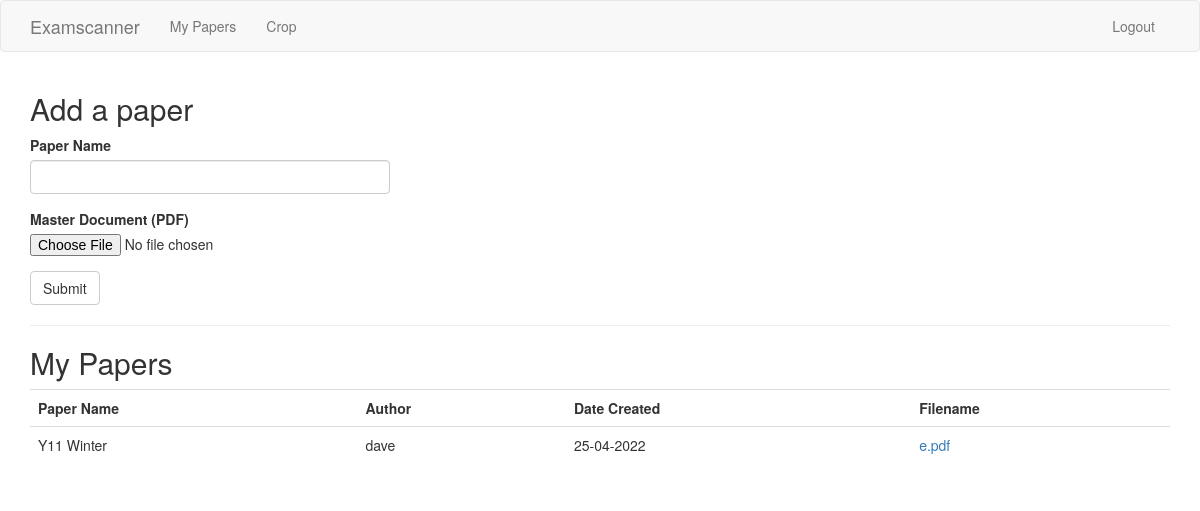
Page /user/dave (signed in) on the earlier database version.
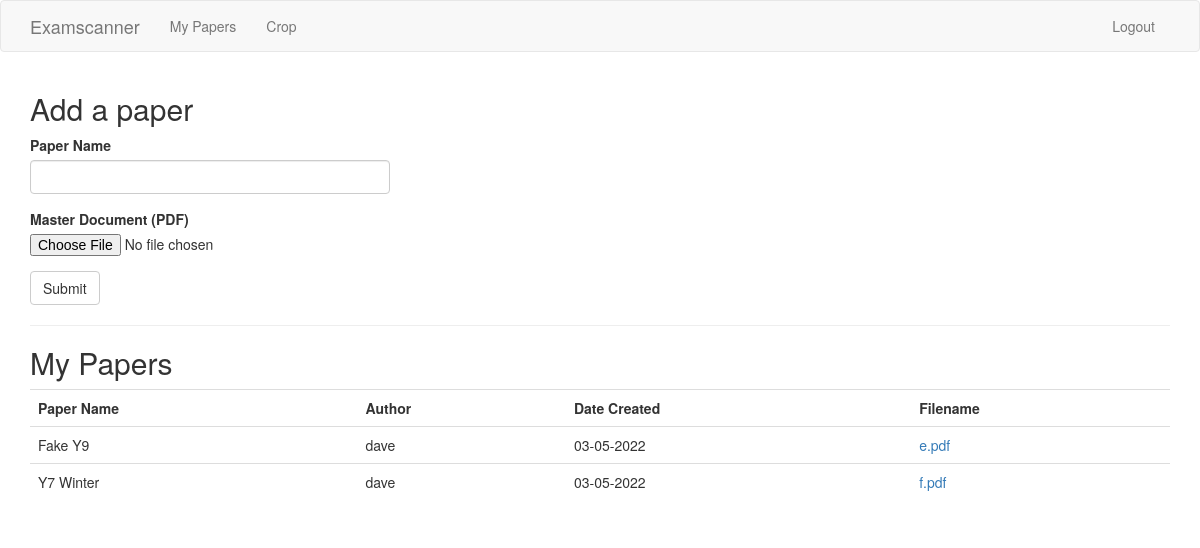
Same page on the later database version.
### app/models.py (models this page shows, shortened)
class Paper(db.Model):
    id = db.Column(db.Integer, primary_key=True)
    paper_name = db.Column(db.String(140))
    filename = db.Column(db.String(300))
    created_time = db.Column(db.DateTime, index=True, default=datetime.utcnow)
    user_id = db.Column(db.Integer, db.ForeignKey('user.id'))

class User(UserMixin, db.Model):
    id = db.Column(db.Integer, primary_key=True)
    username = db.Column(db.String(64), index=True, unique=True)
    email = db.Column(db.String(120), index=True, unique=True)
    password_hash = db.Column(db.String(128))
    papers = db.relationship('Paper', backref='author', lazy='dynamic')

### app/routes.py (the view, shortened to what this page needs)
@app.route('/user/<username>', methods=['GET', 'POST'])
@login_required
def user(username):
    user = User.query.filter_by(username=username).first_or_404()
    papers=user.papers.all()
    form = PaperForm()
    return render_template('user.html', user=user, form=form, papers=papers)

### app/forms.py
class PaperForm(FlaskForm):
    paper = StringField('Paper Name', validators=[DataRequired(), Length(min=1, max=140)])
    file = FileField('Master Document (PDF)', validators=[FileRequired(), FileAllowed(['pdf'], 'Only PDF documents are allowed.')])
    submit = SubmitField('Submit')

### app/models.py (called while the page is built)
@login.user_loader
def load_user(id):
    return User.query.get(int(id))

### app/templates/user.html
{% extends "base.html" %}
{% import 'bootstrap/wtf.html' as wtf %}
{% block app_content %}
<h2>Add a paper</h2>
<div class="row">
    <div class="col-md-4">
        {{ wtf.quick_form(form) }}
    </div>
</div>
<hr>
<h2>My Papers</h2>
<table class="table">
    <th scope="col">Paper Name</th>
    <th scope="col">Author</th>
    <th scope="col">Date Created</th>
    <th scope="col">Filename</th>
    {% for paper in papers %}
    <tr valign="top">
        <td>{{ paper.paper_name }}</td>
        <td>{{ paper.author.username }}</td>
        <td>{{ paper.created_time.strftime('%d-%m-%Y') }}</td>
        <td><a href="{{ url_for('upload', filename=paper.filename) }}">{{ paper.filename }}</a></td>
    </tr>
    {% endfor %}
</table>
{% endblock %}

Differences in the rows shown:
removed Paper: paper_name "Y11 Winter", author.username "dave", created_time "25-04-2022", filename "e.pdf"
now on this page (row edited): Paper: paper_name "Fake Y9", author.username "dave", created_time "03-05-2022", filename "e.pdf"
now on this page (row edited): Paper: paper_name "Y7 Winter", author.username "dave", created_time "03-05-2022", filename "f.pdf"
